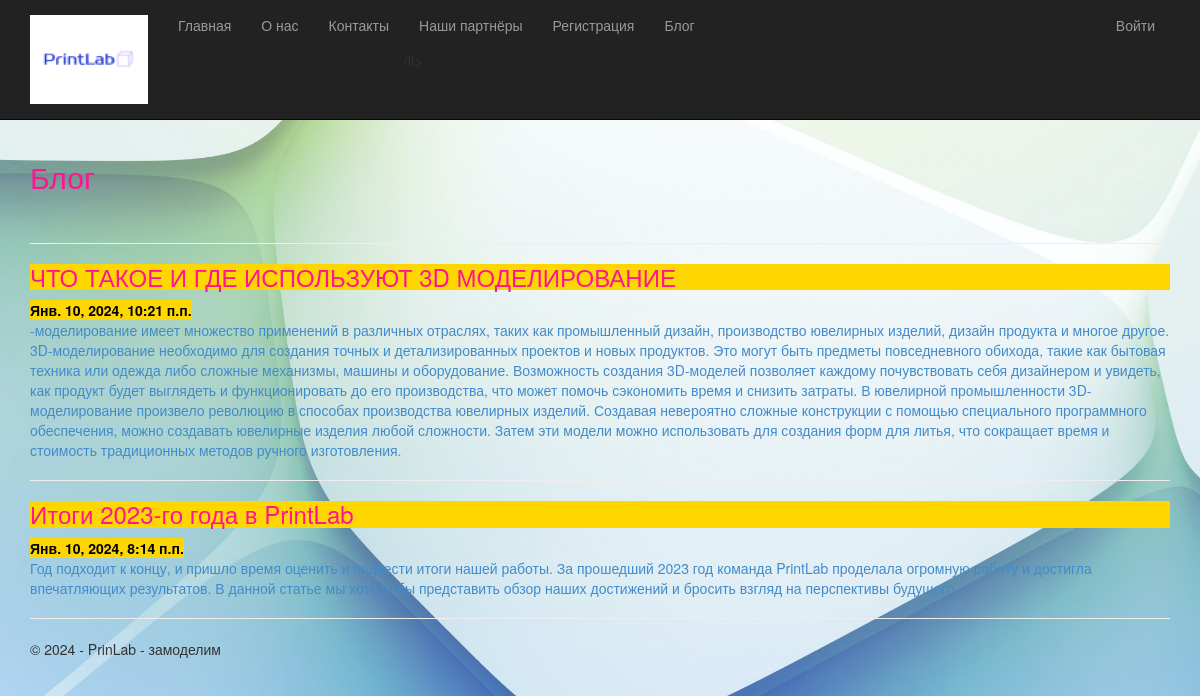
Screenshot of /blog/ with the database file from the repository.
### app/models.py (models this page shows, shortened)
class Blog(models.Model):
    title = models.CharField(max_length = 100, unique_for_date = "posted", verbose_name = "Заголовок")
    description = models.TextField (verbose_name = "Краткое содержание")
    content = models.TextField (verbose_name = "Полное содержание")
    posted = models.DateTimeField (default = datetime.now(), db_index = True, verbose_name = "Опубликована")
    image = models.FileField(default = 'temp.jpg', verbose_name = "Путь к картинке")
    class Meta: # метаданные — вложенный класс, который задает дополнительные параметры модели:
        db_table = "Posts" # имя таблицы для модели
        ordering = ["-posted"] # порядок сортировки данных в модели ("–" означает по убыванию)
        verbose_name = "статья блога" # имя, под которым модель будет отображаться в административном разделе (для одной статьи блога)
        verbose_name_plural = "статьи блога" # тоже для всех статей блога

### app/views.py (the view)
# urls.py: path('blog/', views.blog, name='blog'),
def blog(request):
    assert isinstance(request, HttpRequest)
    posts = Blog.objects.order_by('-posted') # запрос на выбор всех статей из модели, отсортированных по убыванию даты опубликования
    return render(
        request,
        'app/blog.html',
        { # параметр в {} — данные для использования в шаблоне.
            'title':'Блог',
            'posts': posts, # передача списка статей в шаблон веб-страницы
            'year':datetime.now().year,
        }
    )

### app/templates/app/blog.html
﻿{% extends "app/layout.html" %}
{% block content %}
<h2>{{ title }}</h2>
<br />
{% for post in posts %}
<hr />
<div class="">
    <h3> {{post.title}} </h3>
    <p8> {{post.posted}} </p8>
</div>
<p><a href="{% url 'blogpost' parametr=post.id %}">{{ post.description }}</a> </p>
{% endfor %}
{% endblock %}

### app/templates/app/layout.html (shortened to what this page needs)
﻿<!DOCTYPE html>
<html>
<head>
    {% load staticfiles %}
    <link rel="stylesheet" type="text/css" href="{% static 'app/content/bootstrap.min.css' %}" />
    <link rel="stylesheet" type="text/css" href="{% static 'app/content/site.css' %}" />
</head>
<body>
    <div class="navbar navbar-inverse navbar-fixed-top">
        <div class="container">
            <div class="navbar-header">
                <a href="/" class=" navbar-brand"> <img src="{% static 'app/content/printlablogo.png'%}"alt=" logo"/> </a>
            </div>
            <div class="navbar-collapse collapse">
                <ul class="nav navbar-nav">
                    <li><a href="{% url 'home' %}">Главная</a></li>
                    <li><a href="{% url 'about' %}">О нас</a></li>
                    <li><a href="{% url 'contact' %}">Контакты</a></li>
                    <li><a href="{% url 'links' %}">Наши партнёры</a>/li>
                    {% if not user.is_authenticated %}
                    <li><a href="{% url 'registration' %}">Регистрация</a></li>
                    {% endif %}
                    <li><a href="{% url 'blog' %}">Блог</a></li>
                </ul>
                {% include 'app/loginpartial.html' %}
            </div>
        </div>
    </div>
    <div class="container body-content">
{% block content %}{% endblock %}
        <hr/>
        <footer>
            <p>&copy; {{ year }} - PrinLab - замоделим</p>
        </footer>
    </div>
</body>
</html>

### app/templates/app/loginpartial.html
﻿{% if user.is_authenticated %}
<form id="logoutForm" action="/logout/" method="post" class="navbar-right">
    {% csrf_token %}
    <ul class="nav navbar-nav navbar-right">
        <li><span class="navbar-brand">Привет {{ user.username }}!</span></li>
        <li><a href="javascript:document.getElementById('logoutForm').submit()">Выйти</a></li>
    </ul>
</form>
{% else %}
<ul class="nav navbar-nav navbar-right">
    <li><a href="{% url 'login' %}">Войти</a></li>
</ul>
{% endif %}

### app/static/app/content/site.css (style rules this page uses)
body { padding-top: 120px; padding-bottom: 20px; background: url(../content/fon1.jpg); background-size: cover; }
.body-content { padding-left: 15px; padding-right: 15px; }
p8 { color: black; font-weight: bold; background-color: gold; }
h2 { color: deeppink; }
h3 { color: deeppink; background-color: gold; }

### rows the page displays
Blog: title "ЧТО ТАКОЕ И ГДЕ ИСПОЛЬЗУЮТ 3D МОДЕЛИРОВАНИЕ", posted "Янв. 10, 2024, 10:21 п.п.", description "-моделирование имеет множество применений в различных отраслях, таких как промышленный дизайн, производство ювелирных изделий, дизайн продукта и многое другое. 3D-моделирование необходимо для создания точных и детализированных проектов и новых продуктов. Это могут быть предметы повседневного обихода, такие как бытовая техника или одежда либо сложные механизмы, машины и оборудование. Возможность создания 3D-моделей позволяет каждому почувствовать себя дизайнером и увидеть, как продукт будет выглядеть и функционировать до его производства, что может помочь сэкономить время и снизить затраты. В ювелирной промышленности 3D-моделирование произвело революцию в способах производства ювелирных…"
Blog: title "Итоги 2023-го года в PrintLab", posted "Янв. 10, 2024, 8:14 п.п.", description "Год подходит к концу, и пришло время оценить и подвести итоги нашей работы. За прошедший 2023 год команда PrintLab проделала огромную работу и достигла впечатляющих результатов. В данной статье мы хотели бы представить обзор наших достижений и бросить взгляд на перспективы будущего."

### other values shown
{{ title }} "Блог"
